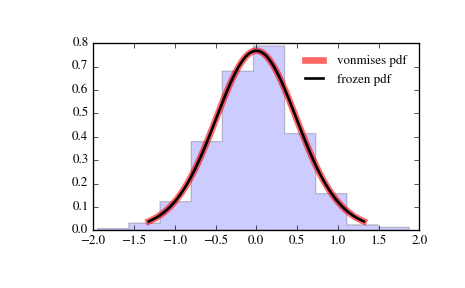

Source code (Python):
from scipy.stats import vonmises
import matplotlib.pyplot as plt
fig, ax = plt.subplots(1, 1)

# Calculate a few first moments:

kappa = 3.99
mean, var, skew, kurt = vonmises.stats(kappa, moments='mvsk')

# Display the probability density function (``pdf``):

x = np.linspace(vonmises.ppf(0.01, kappa),
                vonmises.ppf(0.99, kappa), 100)
ax.plot(x, vonmises.pdf(x, kappa),
       'r-', lw=5, alpha=0.6, label='vonmises pdf')

# Alternatively, the distribution object can be called (as a function)
# to fix the shape, location and scale parameters. This returns a "frozen"
# RV object holding the given parameters fixed.

# Freeze the distribution and display the frozen ``pdf``:

rv = vonmises(kappa)
ax.plot(x, rv.pdf(x), 'k-', lw=2, label='frozen pdf')

# Check accuracy of ``cdf`` and ``ppf``:

vals = vonmises.ppf([0.001, 0.5, 0.999], kappa)
np.allclose([0.001, 0.5, 0.999], vonmises.cdf(vals, kappa))
# True

# Generate random numbers:

r = vonmises.rvs(kappa, size=1000)

# And compare the histogram:

ax.hist(r, normed=True, histtype='stepfilled', alpha=0.2)
ax.legend(loc='best', frameon=False)
plt.show()
